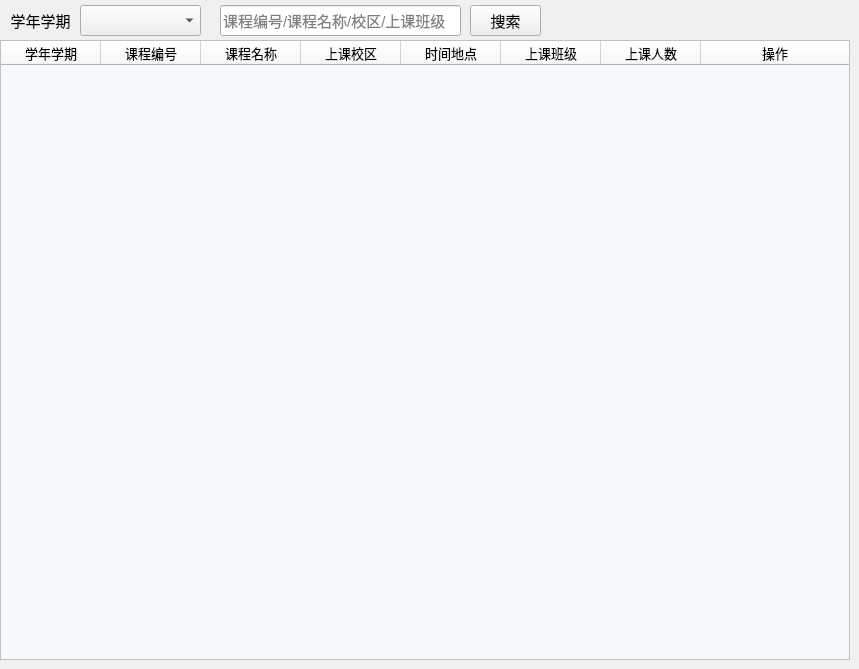
                                                <widget class="QWidget" name="tab_Super_Grade_Grades">
                                                    <property name="palette">
                                                        <palette>
                                                            <active>
                                                                <colorrole role="Window">
                                                                    <brush brushstyle="SolidPattern">
                                                                        <color alpha="255">
                                                                            <red>240</red>
                                                                            <green>240</green>
                                                                            <blue>240</blue>
                                                                        </color>
                                                                    </brush>
                                                                </colorrole>
                                                            </active>
                                                            <inactive>
                                                                <colorrole role="Window">
                                                                    <brush brushstyle="SolidPattern">
                                                                        <color alpha="255">
                                                                            <red>240</red>
                                                                            <green>240</green>
                                                                            <blue>240</blue>
                                                                        </color>
                                                                    </brush>
                                                                </colorrole>
                                                            </inactive>
                                                            <disabled>
                                                                <colorrole role="Base">
                                                                    <brush brushstyle="SolidPattern">
                                                                        <color alpha="255">
                                                                            <red>240</red>
                                                                            <green>240</green>
                                                                            <blue>240</blue>
                                                                        </color>
                                                                    </brush>
                                                                </colorrole>
                                                                <colorrole role="Window">
                                                                    <brush brushstyle="SolidPattern">
                                                                        <color alpha="255">
                                                                            <red>240</red>
                                                                            <green>240</green>
                                                                            <blue>240</blue>
                                                                        </color>
                                                                    </brush>
                                                                </colorrole>
                                                            </disabled>
                                                        </palette>
                                                    </property>
                                                    <property name="font">
                                                        <font>
                                                            <pointsize>10</pointsize>
                                                        </font>
                                                    </property>
                                                    <property name="autoFillBackground">
                                                        <bool>true</bool>
                                                    </property>
                                                    <attribute name="title">
                                                        <string>成绩查改</string>
                                                    </attribute>
                                                    <widget class="QTableWidget" name="tableWidget_Super_Grade">
                                                        <property name="geometry">
                                                            <rect>
                                                                <x>0</x>
                                                                <y>40</y>
                                                                <width>850</width>
                                                                <height>620</height>
                                                            </rect>
                                                        </property>
                                                        <property name="minimumSize">
                                                            <size>
                                                                <width>850</width>
                                                                <height>620</height>
                                                            </size>
                                                        </property>
                                                        <property name="font">
                                                            <font>
                                                                <pointsize>10</pointsize>
                                                            </font>
                                                        </property>
                                                        <property name="styleSheet">
                                                            <string notr="true">background-color: rgb(246, 249, 252);
                                                            </string>
                                                        </property>
                                                        <property name="editTriggers">
                                                            <set>QAbstractItemView::NoEditTriggers</set>
                                                        </property>
                                                        <property name="gridStyle">
                                                            <enum>Qt::SolidLine</enum>
                                                        </property>
                                                        <property name="sortingEnabled">
                                                            <bool>false</bool>
                                                        </property>
                                                        <property name="rowCount">
                                                            <number>0</number>
                                                        </property>
                                                        <attribute name="horizontalHeaderCascadingSectionResizes">
                                                            <bool>true</bool>
                                                        </attribute>
                                                        <attribute name="horizontalHeaderShowSortIndicator" stdset="0">
                                                            <bool>false</bool>
                                                        </attribute>
                                                        <attribute name="horizontalHeaderStretchLastSection">
                                                            <bool>true</bool>
                                                        </attribute>
                                                        <attribute name="verticalHeaderVisible">
                                                            <bool>false</bool>
                                                        </attribute>
                                                        <attribute name="verticalHeaderStretchLastSection">
                                                            <bool>false</bool>
                                                        </attribute>
                                                        <column>
                                                            <property name="text">
                                                                <string>学年学期</string>
                                                            </property>
                                                            <property name="font">
                                                                <font>
                                                                    <pointsize>10</pointsize>
                                                                </font>
                                                            </property>
                                                        </column>
                                                        <column>
                                                            <property name="text">
                                                                <string>课程编号</string>
                                                            </property>
                                                            <property name="font">
                                                                <font>
                                                                    <pointsize>10</pointsize>
                                                                </font>
                                                            </property>
                                                        </column>
                                                        <column>
                                                            <property name="text">
                                                                <string>课程名称</string>
                                                            </property>
                                                            <property name="font">
                                                                <font>
                                                                    <pointsize>10</pointsize>
                                                                </font>
                                                            </property>
                                                        </column>
                                                        <column>
                                                            <property name="text">
                                                                <string>上课校区</string>
                                                            </property>
                                                            <property name="font">
                                                                <font>
                                                                    <pointsize>10</pointsize>
                                                                </font>
                                                            </property>
                                                        </column>
                                                        <column>
                                                            <property name="text">
                                                                <string>时间地点</string>
                                                            </property>
                                                            <property name="font">
                                                                <font>
                                                                    <pointsize>10</pointsize>
                                                                </font>
                                                            </property>
                                                        </column>
                                                        <column>
                                                            <property name="text">
                                                                <string>上课班级</string>
                                                            </property>
                                                        </column>
                                                        <column>
                                                            <property name="text">
                                                                <string>上课人数</string>
                                                            </property>
                                                        </column>
                                                        <column>
                                                            <property name="text">
                                                                <string>操作</string>
                                                            </property>
                                                        </column>
                                                    </widget>
                                                    <widget class="QComboBox" name="comboBox_Super_Grade_Semester">
                                                        <property name="geometry">
                                                            <rect>
                                                                <x>80</x>
                                                                <y>5</y>
                                                                <width>121</width>
                                                                <height>31</height>
                                                            </rect>
                                                        </property>
                                                    </widget>
                                                    <widget class="QLineEdit" name="lineEdit_Super_Grade_Search">
                                                        <property name="geometry">
                                                            <rect>
                                                                <x>220</x>
                                                                <y>5</y>
                                                                <width>241</width>
                                                                <height>31</height>
                                                            </rect>
                                                        </property>
                                                        <property name="font">
                                                            <font>
                                                                <pointsize>11</pointsize>
                                                            </font>
                                                        </property>
                                                        <property name="placeholderText">
                                                            <string>课程编号/课程名称/校区/上课班级</string>
                                                        </property>
                                                        <property name="clearButtonEnabled">
                                                            <bool>true</bool>
                                                        </property>
                                                    </widget>
                                                    <widget class="QPushButton" name="pushButton_Super_Grade_Search">
                                                        <property name="geometry">
                                                            <rect>
                                                                <x>470</x>
                                                                <y>5</y>
                                                                <width>71</width>
                                                                <height>31</height>
                                                            </rect>
                                                        </property>
                                                        <property name="font">
                                                            <font>
                                                                <pointsize>11</pointsize>
                                                            </font>
                                                        </property>
                                                        <property name="styleSheet">
                                                            <string notr="true"/>
                                                        </property>
                                                        <property name="text">
                                                            <string>搜索</string>
                                                        </property>
                                                        <property name="checkable">
                                                            <bool>false</bool>
                                                        </property>
                                                    </widget>
                                                    <widget class="QLabel" name="label_Super_Grade_Semester">
                                                        <property name="geometry">
                                                            <rect>
                                                                <x>10</x>
                                                                <y>0</y>
                                                                <width>61</width>
                                                                <height>41</height>
                                                            </rect>
                                                        </property>
                                                        <property name="font">
                                                            <font>
                                                                <pointsize>11</pointsize>
                                                            </font>
                                                        </property>
                                                        <property name="text">
                                                            <string>学年学期</string>
                                                        </property>
                                                        <property name="alignment">
                                                            <set>Qt::AlignCenter</set>
                                                        </property>
                                                    </widget>
                                                </widget>
